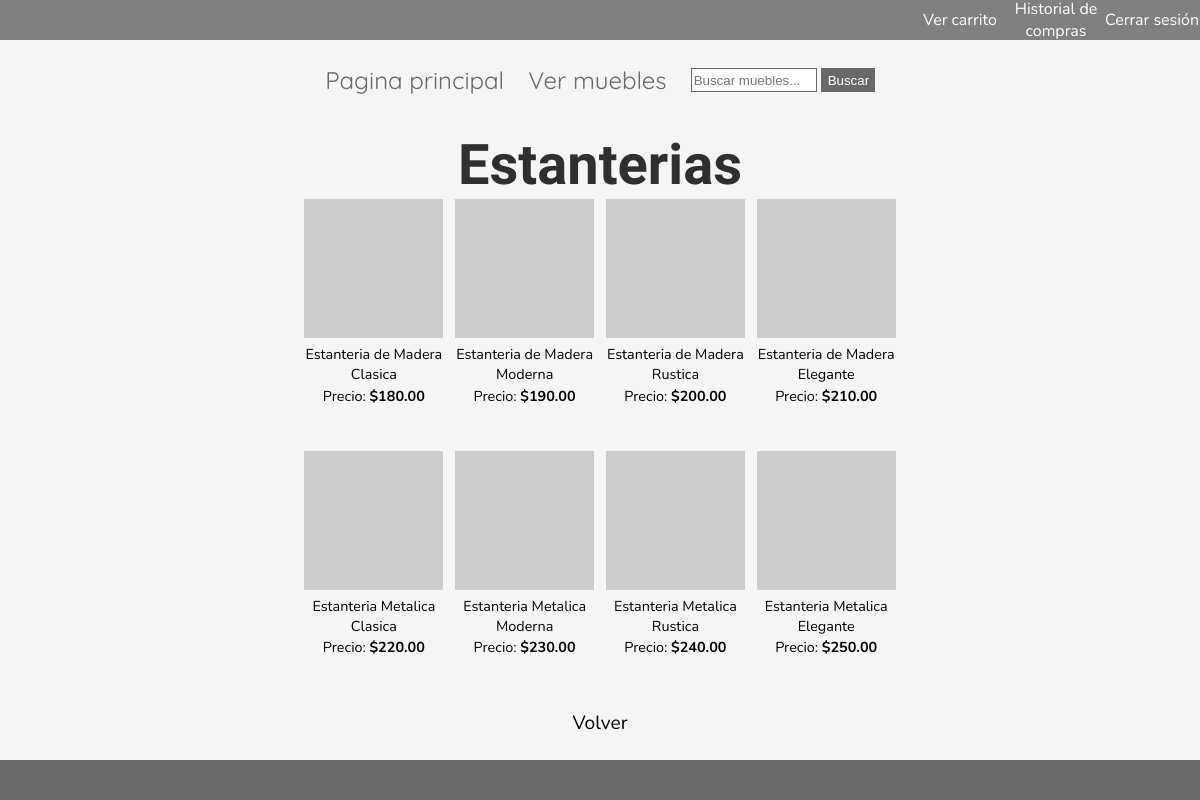
The page /categorias/Estanterias/ (signed in) on the database as committed earlier.
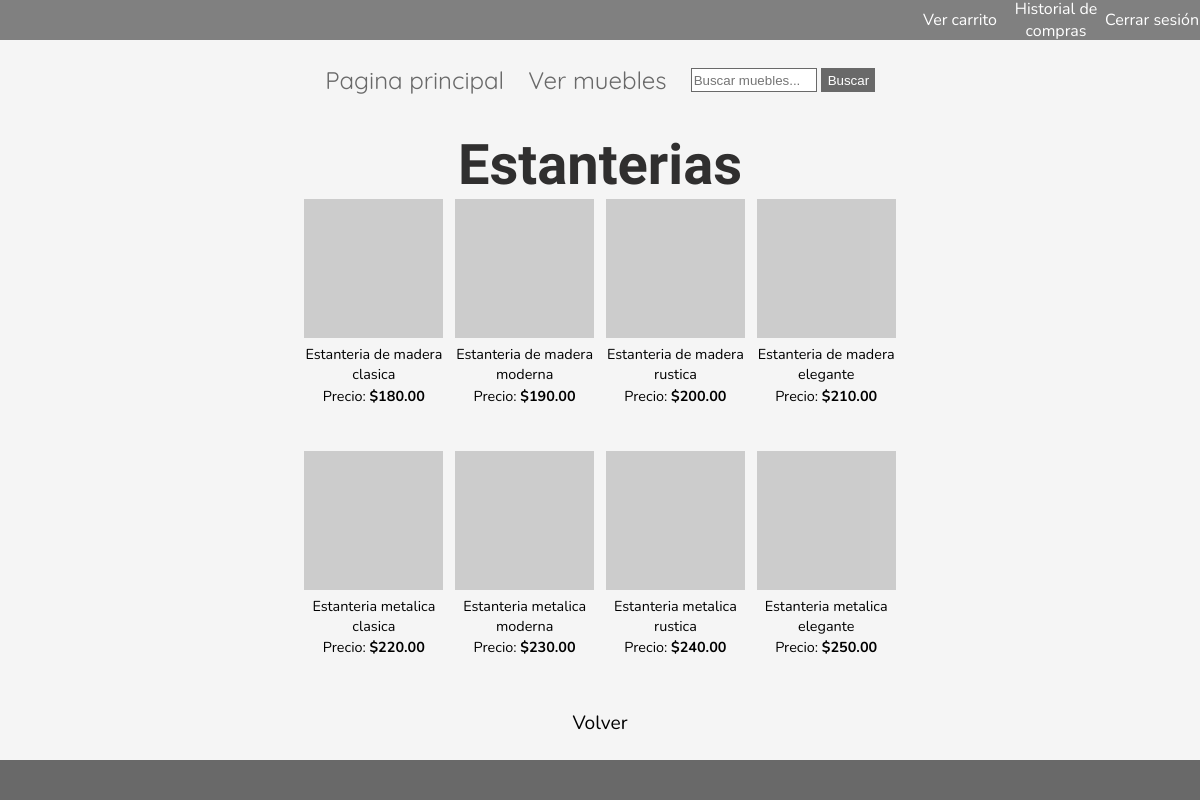
The same page on the database as committed later.
### muebles/models.py (models this page shows, shortened)
class Categoria(models.Model):
    nombre = models.CharField(max_length=100, unique=True)
    descripcion = models.TextField(blank=True, null=True)

class Producto(models.Model):
    nombre = models.CharField(max_length=100)
    precio = models.DecimalField(max_digits=10, decimal_places=2)
    imagen = models.URLField(blank=True, null=True)
    descripcion = models.TextField(blank=True, null=True)
    dimensiones = models.CharField(max_length=100, blank=True, null=True)
    categoria = models.ForeignKey(Categoria, on_delete=models.CASCADE, related_name="productos")

### muebles/views.py (the view)
# urls.py: path('categorias/<str:categoria>/', views.listar_muebles_por_categoria, name='listar_muebles_por_categoria'),
def listar_muebles_por_categoria(request, categoria):
    categoria_obj = Categoria.objects.filter(nombre=categoria).first()
    if not categoria_obj:
        return HttpResponse("Categoría no encontrada", status=404)
    muebles = Producto.objects.filter(categoria=categoria_obj)
    return render(request, 'muebles_categorias.html', {'categoria': categoria, 'muebles': muebles})

### templates/muebles_categorias.html
{% extends 'base.html' %}
{% block content %}
    <section id="contenido-muebles-categoria">
        <h1>{{ categoria|safe }}</h1>
        <div id="muebles">
            {% for mueble in muebles %}
            <div class="mueble">
                <a href="{% url 'detalle_mueble_por_categoria' categoria mueble.nombre %}">
                    <img src="{{ mueble.imagen }}" alt="{{ mueble.nombre|safe }}" width="100%">
                    <p>{{ mueble.nombre|safe }}</p>
                    <p>Precio: <strong>${{ mueble.precio }}</strong></p>
                </a>
            </div>
            {% endfor %}
        </div>
        <a href="{% url 'listar_categorias' %}" id="volver">Volver</a>
    </section>
{% endblock %}

Rows that differ between the two databases and show on the page:
removed Producto: nombre "Estanteria de Madera Clasica", precio "180.00"
removed Producto: nombre "Estanteria de Madera Moderna", precio "190.00"
removed Producto: nombre "Estanteria de Madera Rustica", precio "200.00"
removed Producto: nombre "Estanteria de Madera Elegante", precio "210.00"
removed Producto: nombre "Estanteria Metalica Clasica", precio "220.00"
removed Producto: nombre "Estanteria Metalica Moderna", precio "230.00"
removed Producto: nombre "Estanteria Metalica Rustica", precio "240.00"
removed Producto: nombre "Estanteria Metalica Elegante", precio "250.00"
added Producto: nombre "Estanteria de madera clasica", precio "180.00"
added Producto: nombre "Estanteria de madera moderna", precio "190.00"
added Producto: nombre "Estanteria de madera rustica", precio "200.00"
added Producto: nombre "Estanteria de madera elegante", precio "210.00"
added Producto: nombre "Estanteria metalica clasica", precio "220.00"
added Producto: nombre "Estanteria metalica moderna", precio "230.00"
added Producto: nombre "Estanteria metalica rustica", precio "240.00"
added Producto: nombre "Estanteria metalica elegante", precio "250.00"
